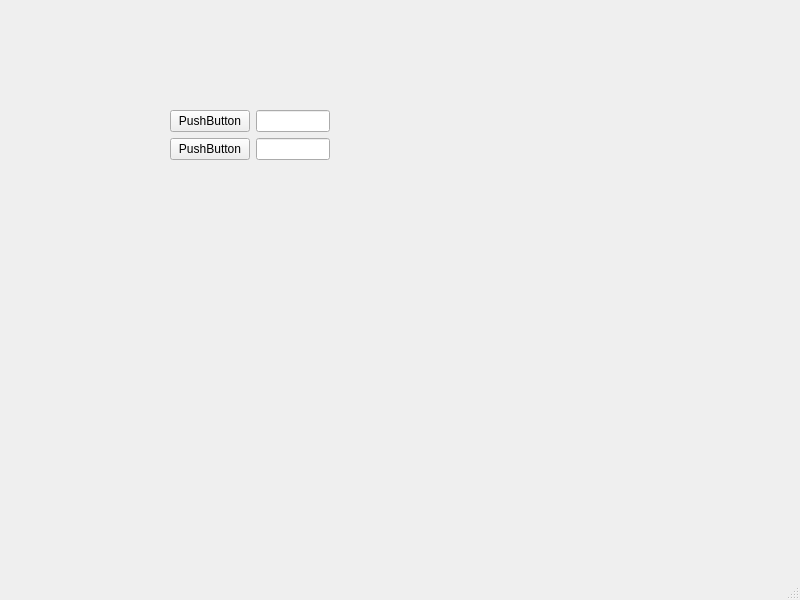
<?xml version="1.0" encoding="UTF-8"?>
<ui version="4.0">
 <class>MainWindow</class>
 <widget class="QMainWindow" name="MainWindow">
  <property name="geometry">
   <rect>
    <x>0</x>
    <y>0</y>
    <width>800</width>
    <height>600</height>
   </rect>
  </property>
  <property name="windowTitle">
   <string>MainWindow</string>
  </property>
  <widget class="QWidget" name="centralwidget">
   <widget class="QWidget" name="formLayoutWidget">
    <property name="geometry">
     <rect>
      <x>170</x>
      <y>110</y>
      <width>160</width>
      <height>80</height>
     </rect>
    </property>
    <layout class="QFormLayout" name="formLayout">
     <item row="0" column="0">
      <widget class="QPushButton" name="pushButton">
       <property name="text">
        <string>PushButton</string>
       </property>
      </widget>
     </item>
     <item row="0" column="1">
      <widget class="QLineEdit" name="lineEdit"/>
     </item>
     <item row="1" column="0">
      <widget class="QPushButton" name="pushButton_2">
       <property name="text">
        <string>PushButton</string>
       </property>
      </widget>
     </item>
     <item row="1" column="1">
      <widget class="QLineEdit" name="lineEdit_2"/>
     </item>
    </layout>
   </widget>
  </widget>
  <widget class="QMenuBar" name="menubar">
   <property name="geometry">
    <rect>
     <x>0</x>
     <y>0</y>
     <width>800</width>
     <height>23</height>
    </rect>
   </property>
  </widget>
  <widget class="QStatusBar" name="statusbar"/>
 </widget>
 <resources/>
 <connections/>
</ui>
